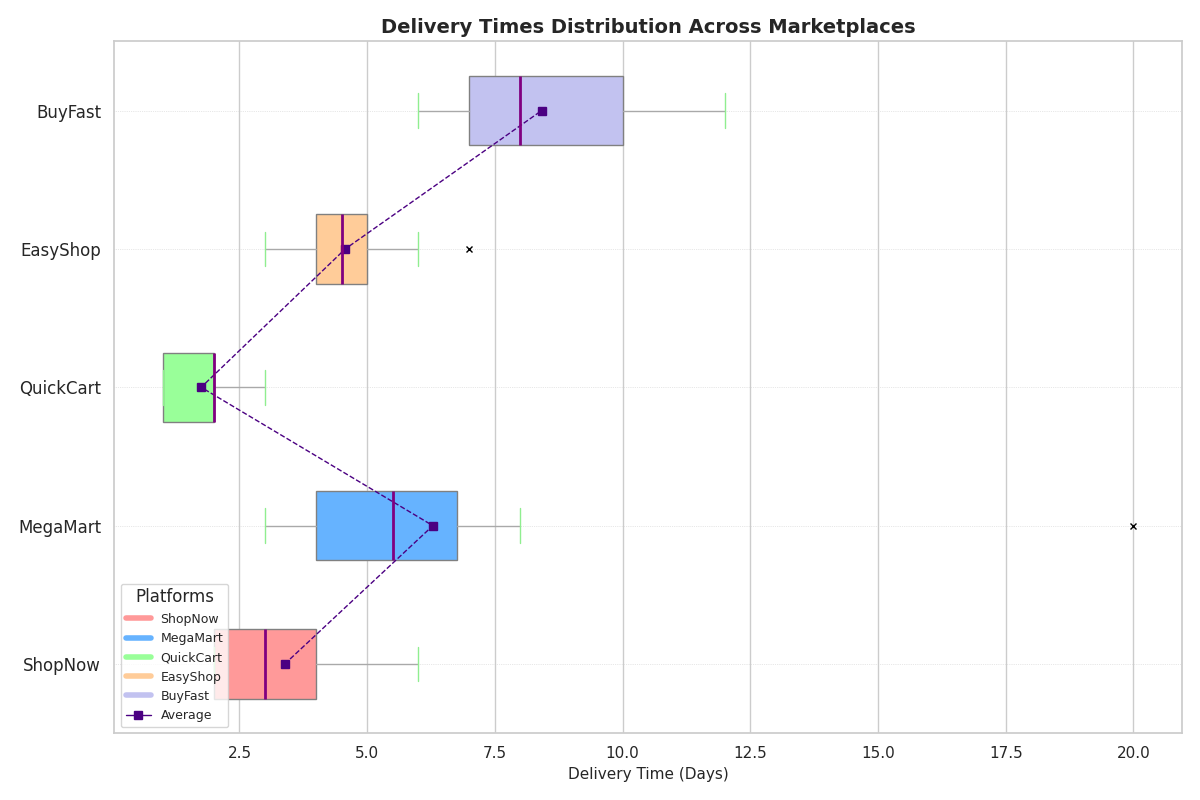

Here is the Python script that generated this plot:
import matplotlib.pyplot as plt
import numpy as np

marketplaces = ['ShopNow', 'MegaMart', 'QuickCart', 'EasyShop', 'BuyFast']
delivery_times = [
    [2, 3, 5, 2, 3, 4, 5, 2, 3, 6, 2, 3, 4],
    [4, 3, 5, 6, 4, 7, 3, 6, 4, 5, 7, 6, 8, 20],
    [1, 2, 2, 1, 3, 2, 1, 2, 3, 1, 1, 2],
    [3, 5, 4, 6, 5, 3, 4, 5, 6, 4, 5, 7, 3, 4],
    [6, 8, 7, 9, 8, 10, 7, 6, 7, 11, 12, 10]
]
average_delivery_times = [np.mean(times) for times in delivery_times]

# New set of colors for box plots
colors = ['#ff9999', '#66b3ff', '#99ff99', '#ffcc99', '#c2c2f0']

fig, ax = plt.subplots(figsize=(12, 8))
bplot = ax.boxplot(delivery_times, vert=False, patch_artist=True, 
                   notch=False,
                   boxprops=dict(facecolor='lightgray', color='gray'),
                   whiskerprops=dict(color='darkgray'),
                   capprops=dict(color='lightgreen'),
                   medianprops=dict(color='purple', linewidth=2),
                   flierprops=dict(marker='x', color='orange', markersize=5))

# Customize box colors with new colors
for patch, color in zip(bplot['boxes'], colors):
    patch.set_facecolor(color)

# Overlay a line plot for average delivery times
ax.plot(average_delivery_times, range(1, len(marketplaces) + 1), 
        linestyle='--', marker='s', color='indigo', linewidth=1, markersize=6, 
        label='Average Delivery Time')

ax.yaxis.grid(True, linestyle=':', linewidth=0.5, alpha=0.9)
ax.set_yticklabels(marketplaces, fontsize=12)
ax.set_title('Delivery Times Distribution Across Marketplaces', 
             fontsize=14, fontweight='semibold')
ax.set_xlabel('Delivery Time (Days)', fontsize=11)

# Add a legend
handles = [plt.Line2D([0], [0], color=c, lw=4) for c in colors] + [plt.Line2D([0], [0], color='indigo', lw=1, marker='s')]
legend_labels = ['ShopNow', 'MegaMart', 'QuickCart', 'EasyShop', 'BuyFast', 'Average']
ax.legend(handles, legend_labels, loc='lower left', title='Platforms', fontsize=9)

plt.tight_layout()
plt.show()
